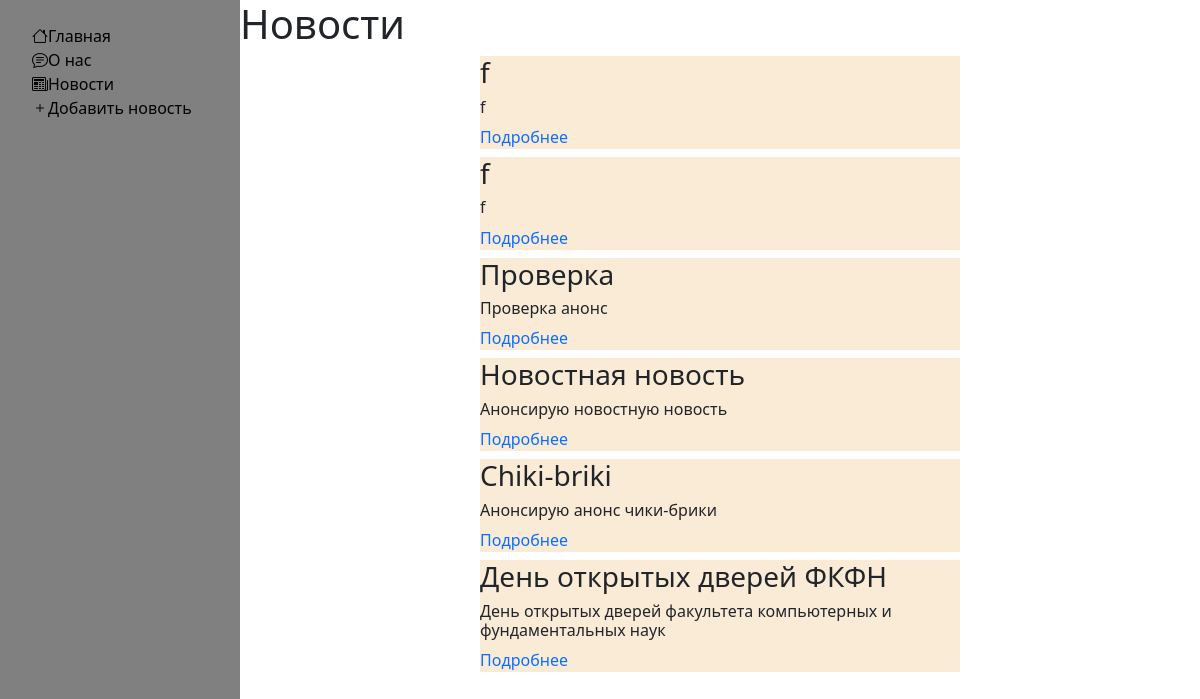
Before: /news/ with the older database file.
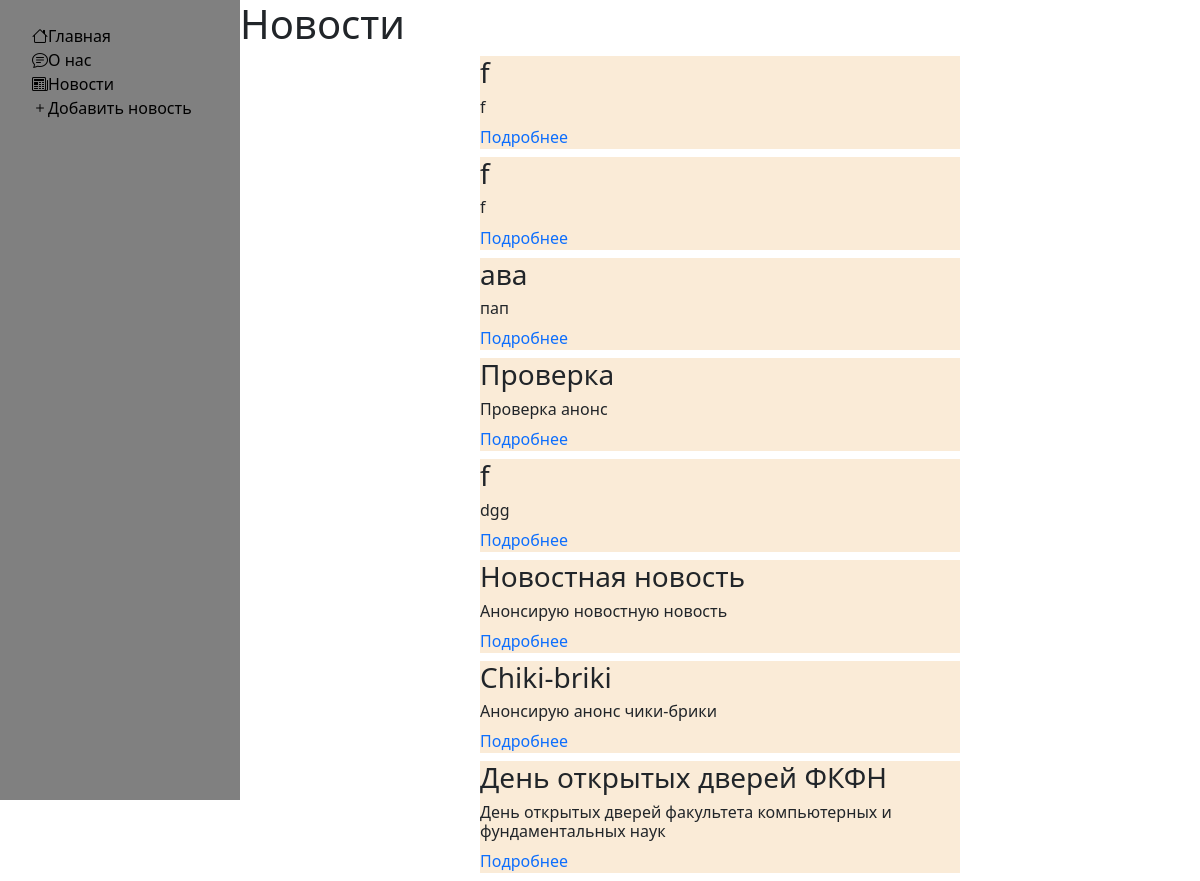
After: the same page with the newer database file.
### news/models.py (models this page shows, shortened)
class Articles(models.Model):
    title = models.CharField('Название', max_length = 50)
    anons = models.CharField('Анонс', max_length = 250)
    full_text = models.TextField('Статья')
    date = models.DateTimeField('Дата публикации')
    class Meta:
        verbose_name = 'Новость'
        verbose_name_plural = 'Новости'

### news/views.py (the view)
# urls.py: path('', news_home, name='news_home'),
def news_home(request):
    news = Articles.objects.order_by('-date')
    return render(request, 'news/news_home.html', {'news': news})

### news/templates/news/news_home.html (shortened to what this page needs)
{% extends 'main/base.html' %}
{% block content %}
    <h1>Новости</h1>
    <div>
    {% for el in news %}
        <div class="news-container">
            <h2>{{ el.title }}</h2>
            <h4>{{ el.anons }}</h4>
            <a href="{% url 'news_detail' el.id %}">Подробнее</a>
        </div>
    {% endfor %}
    </div>
{% endblock %}

Changed rows visible on the page:
added Articles: title "ава", anons "пап"
added Articles: title "f", anons "dgg"
